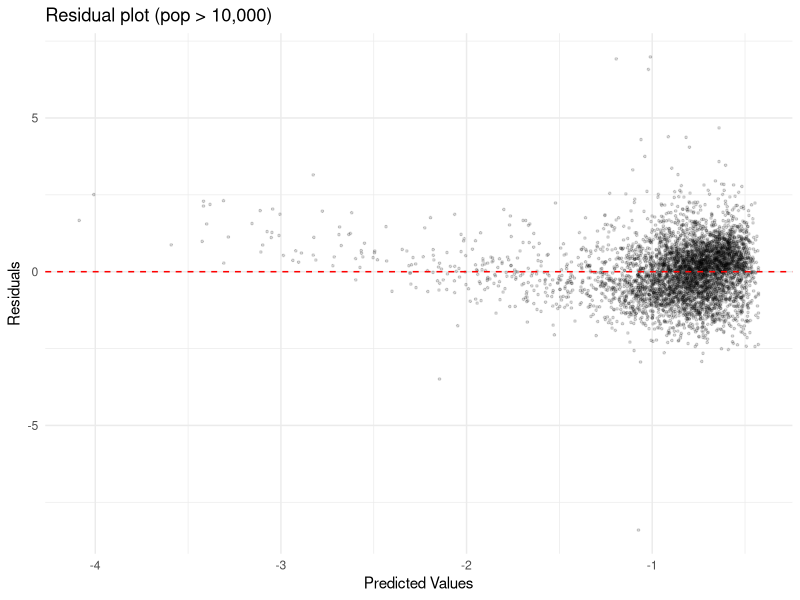
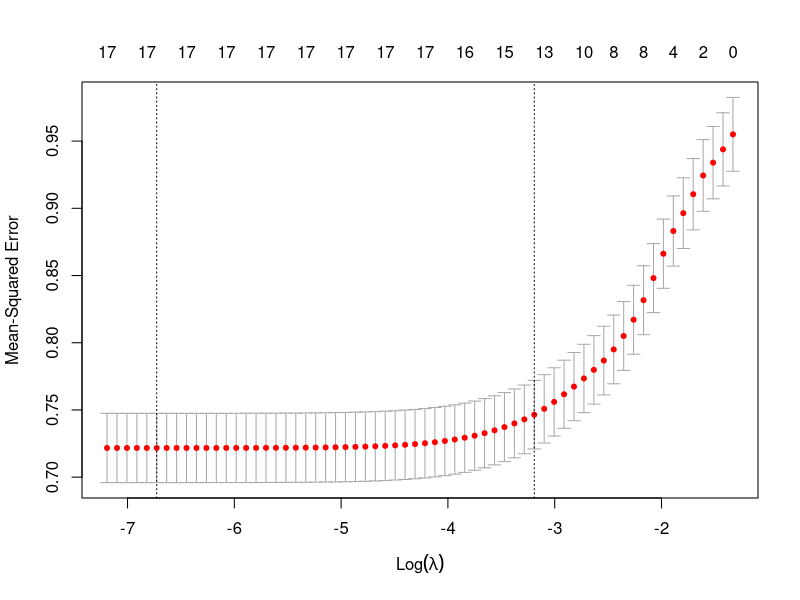

These figures' R source, in order:
## ---- chunk 1
knitr::opts_chunk$set(echo = TRUE)
library(tidyverse)
library(glmnet)   # lasso
library(broom)    # tidy lm

theme_set(theme_minimal())
## ---- chunk 2


df <- read_csv(
  "data/cleaned_panel_2021_2025.csv",
  col_types = cols(city_code = col_character(), .default = col_guess()),
  show_col_types = FALSE
)
ncol_bldg <- ncol(df) - 6
colnames(df)[4:ncol_bldg] <- c(
  "all_type_building_count_total",
  "all_type_building_area",
  "living_count",
  "living_area",
  "dormitory_count",
  "dormitory_area",
  "mixed_use_count",
  "mixed_use_area",
  "agri_count",
  "agri_area",
  "mining_count",
  "mining_area",
  "plant_count",
  "plant_area",
  "energy_count",
  "energy_area",
  "it_count",
  "it_area",
  "logis_count",
  "logis_area",
  "retail_count",
  "retail_area",
  "finance_count",
  "finance_area",
  "real_estate_count",
  "real_estate_area",
  "hotel_count",
  "hotel_area",
  "education_count",
  "education_area",
  "health_count",
  "health_area",
  "other_service_count",
  "other_service_area",
  "official_count",
  "official_area",
  "other_type_count",
  "other_type_area"
)


# Percentage of total area accounted for by the 18 subcategories p
df_prop <- df %>%
  filter(all_type_building_area > 0) %>%            # Drop all zero rows
  mutate(
    across(
      ends_with("_area") & !all_type_building_area,
      ~ .x / all_type_building_area,
      .names = "p_{.col}"
    )
  ) %>%
  rename_with(~ str_remove(., "_area$"), starts_with("p_"))

# Proportions of the 17 subcategories (excluding p_living)
fine_cols <- setdiff(grep("^p_", names(df_prop), value = TRUE), "p_living")
# Full samples
df_full <- df_prop
# Threshold: pop > 10000
df_prop <- df_prop %>% filter(pop_population > 10000)

# 70/30 Split train and test set
set.seed(1)
idx <- sample(nrow(df_prop), 0.7 * nrow(df_prop))
df_train <- df_prop[idx, ]
df_test  <- df_prop[-idx, ]

## ---- chunk 3
df_decomp_full <- df_full %>%
  mutate(
    natural_rate = pop_natural_change / pop_population * 100,
    social_rate  = pop_social_change  / pop_population * 100
  ) %>%
  filter(!is.na(natural_rate), !is.na(social_rate))

map_dfr(c(0, 1000, 5000, 10000), function(thr) {
  d <- df_decomp_full %>% filter(pop_population > thr)
  set.seed(1)
  ct <- sample(unique(d$city_code), 0.7 * length(unique(d$city_code)))
  gtr <- d %>% filter(city_code %in% ct)
  gte <- d %>% filter(!city_code %in% ct)
  foldid <- (as.integer(factor(gtr$city_code)) %% 10) + 1
  map_dfr(c("pop_growth_rate", "natural_rate", "social_rate"), function(yc) {
    cv  <- cv.glmnet(as.matrix(gtr[, fine_cols]),
                     gtr[[yc]],
                     alpha = 1,
                     foldid = foldid)
    pred <- as.numeric(predict(cv, as.matrix(gte[, fine_cols]), s = "lambda.min"))
    r <- suppressWarnings(cor(pred, gte[[yc]])^2)
    tibble(pop_min = thr,
           Y = yc,
           R2 = ifelse(is.na(r), 0, r))
  })
}) %>%
  pivot_wider(names_from = Y, values_from = R2) %>%
  mutate(across(where(is.numeric), ~ round(.x, 3)))
## ---- chunk 4
# Group the 18 variables into 4 broad categories based on their industrial significance (excluding “residential” as the reference category,to eliminate complete multicollinearity among the constituent data points)
df_prop <- df_prop %>% mutate(
  s_primary      = p_agri,
  s_secondary    = p_mining + p_plant + p_energy + p_it + p_logis,
  s_tertiary     = p_retail + p_finance + p_real_estate + p_hotel +
    p_education + p_health + p_other_service,
  s_public_other = p_official + p_other_type
)

df_train <- df_prop[idx, ]
df_test  <- df_prop[-idx, ]
## ---- chunk 5
fitA <- lm(pop_growth_rate ~ s_primary + s_secondary + s_tertiary + s_public_other,
           data = df_train)
tidy(fitA) %>% mutate(across(where(is.numeric), ~ round(.x, 4)))
summary(fitA)$r.squared
## ---- chunk 6
glance(fitA)[c("r.squared", "adj.r.squared")]

# Predicted values vs Residuals
augment(fitA) %>%
  ggplot(aes(.fitted, .resid)) +
  geom_point(alpha = 0.15, size = 0.6) +
  geom_hline(yintercept = 0, linetype = "dashed", color = "red") +
  labs(x = "Predicted Values", y = "Residuals", title = "Residual plot (pop > 10,000)")
## ---- chunk 7
pred_A <- predict(fitA, df_test)
r2_A   <- cor(pred_A, df_test$pop_growth_rate)^2
rmse_A <- sqrt(mean((pred_A - df_test$pop_growth_rate)^2))
c(R2 = r2_A, RMSE = rmse_A)
## ---- chunk 8
X_train <- as.matrix(df_train[, fine_cols])
y_train <- df_train$pop_growth_rate
X_test  <- as.matrix(df_test[, fine_cols])
y_test  <- df_test$pop_growth_rate

set.seed(1)
cvfit <- cv.glmnet(X_train, y_train, alpha = 1)  # alpha=1 > lasso

cvfit$lambda.min
cvfit$lambda.1se

plot(cvfit)  # MSE vs log(lambda)
## ---- chunk 9
b_1se <- coef(cvfit, s = "lambda.1se")
selected <- data.frame(
  variable = rownames(b_1se),
  coef     = as.numeric(b_1se)
) %>%
  filter(variable != "(Intercept)", coef != 0) %>%
  arrange(coef) %>%
  mutate(coef = round(coef, 3))
selected

# Test set
pred_B_1se <- as.numeric(predict(cvfit, X_test, s = "lambda.1se"))
pred_B_min <- as.numeric(predict(cvfit, X_test, s = "lambda.min"))
r2_B_1se <- cor(pred_B_1se, y_test)^2
r2_B_min <- cor(pred_B_min, y_test)^2
c(R2_lambda1se = r2_B_1se, R2_lambda_min = r2_B_min)
## ---- chunk 10
# Group by city_code
set.seed(1)
cities   <- unique(df_prop$city_code)
ct_train <- sample(cities, 0.7 * length(cities))
gtr <- df_prop %>% filter(city_code %in% ct_train)
gte <- df_prop %>% filter(!city_code %in% ct_train)
c(
  n_city_train = length(ct_train),
  n_city_test  = length(cities) - length(ct_train),
  n_row_train  = nrow(gtr),
  n_row_test = nrow(gte)
)

# Approach A
fitA_g  <- lm(pop_growth_rate ~ s_primary + s_secondary + s_tertiary + s_public_other,
              data = gtr)
r2_A_grp <- cor(predict(fitA_g, gte), gte$pop_growth_rate)^2

# Approach B

foldid_g <- (as.integer(factor(gtr$city_code)) %% 10) + 1
cvfit_g  <- cv.glmnet(as.matrix(gtr[, fine_cols]),
                      gtr$pop_growth_rate,
                      alpha = 1,
                      foldid = foldid_g)
pred_B_g <- as.numeric(predict(cvfit_g, as.matrix(gte[, fine_cols]), s = "lambda.1se"))
r2_B_grp <- cor(pred_B_g, gte$pop_growth_rate)^2

# Group selected by lasso
b_g <- coef(cvfit_g, s = "lambda.1se")
data.frame(variable = rownames(b_g), coef = as.numeric(b_g)) %>%
  filter(variable != "(Intercept)", coef != 0) %>%
  arrange(coef) %>% mutate(coef = round(coef, 3))

# Comparison
tibble(
  model = c("Approach A (Broad Categories)", "Approach B (lasso λ.1se)"),
  random_R2 = round(c(r2_A, r2_B_1se), 4),
  group_R2 = round(c(r2_A_grp, r2_B_grp), 4)
)
